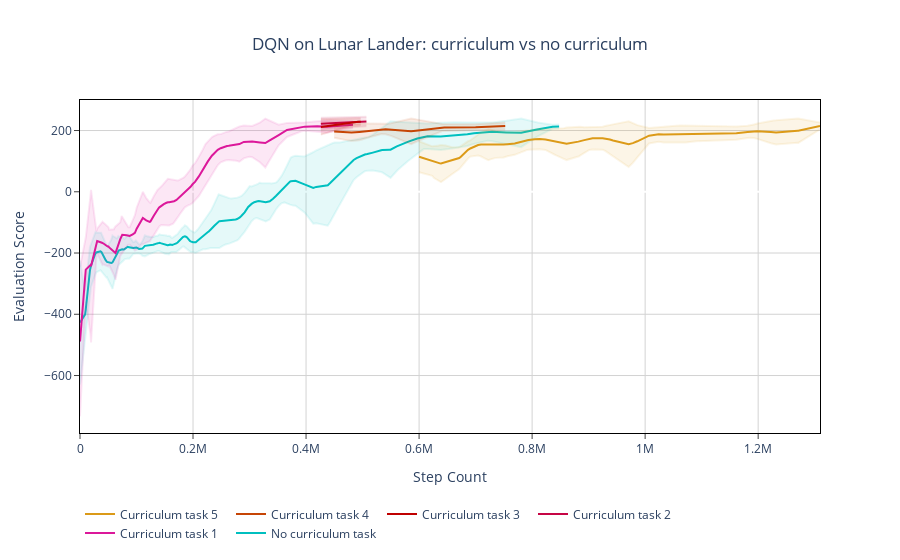

Here is the notebook cell this chart was saved with:
### Code cell
vis.plot_trajectories(
    [dqn_stats_nocurr, dqn_stats_curr],
    time_domain='steps',
    title='DQN on Lunar Lander: curriculum vs no curriculum',
    show_std=True
)
